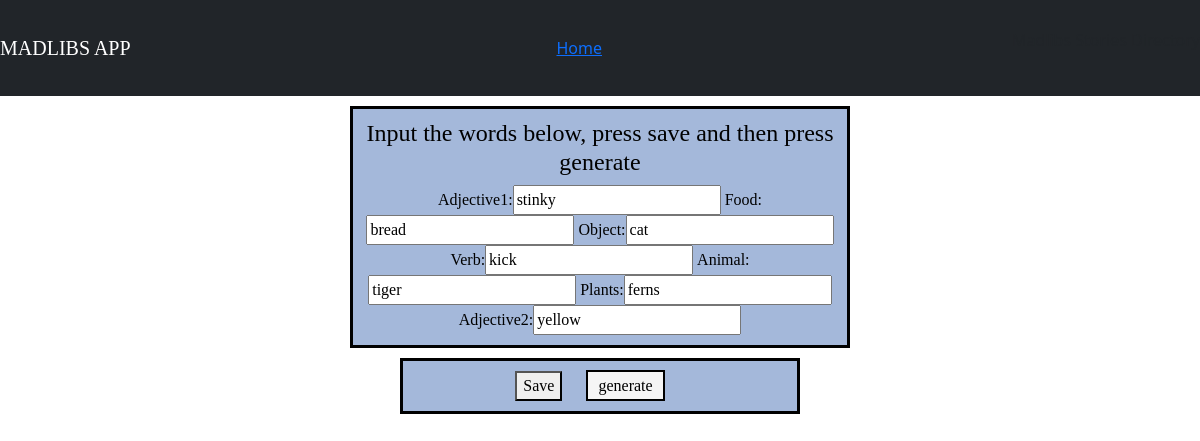
/story/beach/1, run on the app's committed database.
### story/models.py (models this page shows)
class Beach(models.Model):
    adjective1 = models.CharField(max_length=50)
    food = models.CharField(max_length=50)
    object = models.CharField(max_length=50)
    verb = models.CharField(max_length=50)
    animal = models.CharField(max_length=50)
    plants = models.CharField(max_length=50)
    adjective2 = models.CharField(max_length=50)

### story/views.py (the view)
# urls.py: path('beach/<int:id>', views.beach_update, name="beach_update"),
def beach_update(request, id):
    item = Beach.objects.get(id=id)
    form = BeachForm(request.POST or None, instance=item)
    if form.is_valid():
        form.save()
        return redirect('/story/beach/1')
    return render(request, 'story/beach-form.html', {'form':form, 'item':item})

### story/forms.py
class BeachForm(forms.ModelForm):
    class Meta:
        model = Beach
        fields = ['adjective1', 'food', 'object', 'verb',
                  'animal', 'plants', 'adjective2']

### story/templates/story/beach-form.html (shortened to what this page needs)
{% extends 'story/base.html' %}
{% block body %}
<form method="POST">
    <div class="div-form" style="width:500px">
        <h4>Input the words below, press save and then press generate</h4>
        {{ form }}
    </div>
    <div class="save">
        <button type="submit">Save</button>
        <a class="generate" href="/story/beach_story/1">generate</a>
    </div>
</form>
{% endblock %}

### story/static/story/style.css (style rules this page uses)
h4 { font-family: "Cooper Black" }
form { font-family: Calibri; }
div { color: black; border: solid black; text-align: center; margin: 20px 20px; padding: 10px; background-color: #E1F7FA; }
.save { background-color: #A4B8DA; width:400px; margin: 10px auto; }
.div-form { background-color: #A4B8DA; width: 200px; margin: 10px auto; }
.generate { border:black solid 2px; background-color: whitesmoke; color: black; padding: 5px 10px; text-decoration: none; margin: 20px; }

### data on the page
Beach: adjective1 "stinky", food "bread", object "cat", verb "kick", animal "tiger", plants "ferns", adjective2 "yellow"
